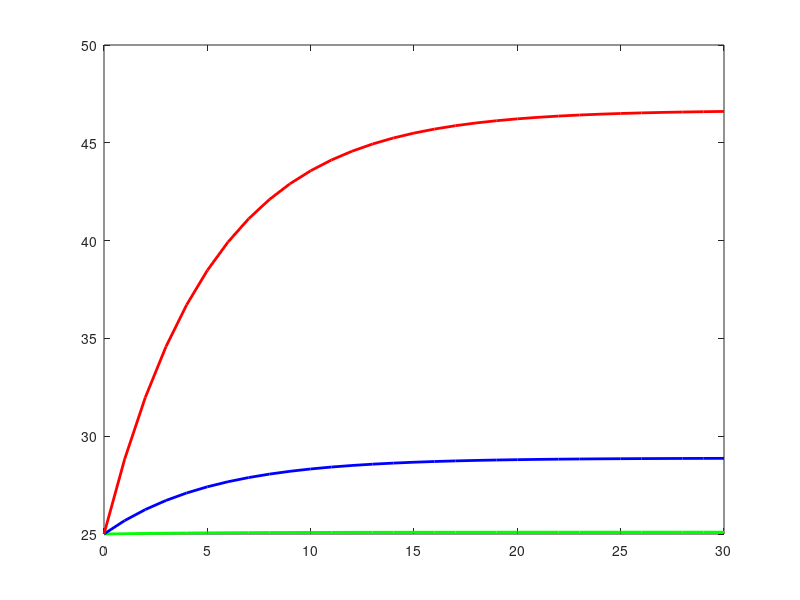

This figure's MATLAB source: (Note: this script raises an error after producing the figure.)

%% 1. Setup Parameters
Mass = 479;          % kg (Battery Mass)
Cp = 850;            % J/kg.K (Specific Heat Capacity)
R = 0.038;           % Ohms (Internal Resistance)
UA = 1200;           % Cooling Power (W/K)
T_amb = 25;          % Ambient Temp (deg C)

% Simulation Time (30 minutes)
time = 0:60:1800;    % Steps of 60 seconds

%% 2. Define Scenarios (Current & Cooling)
% Scenario 1: Highway Cruise (Steady 55 Amps)
I_cruise = 55;       
T_cool_cruise = 25;  % Passive Cooling (Ambient)

% Scenario 2: Supercharging (Avg 350 Amps)
I_charge = 350;      
T_cool_charge = 25;  % Active Cooling (Ambient)

% Scenario 3: Track Mode (RMS 1000 Amps)
I_track = 1000;      
T_cool_track = 15;   % Active CHILLER (Sub-ambient 15C)

%% 3. Calculate Heat Generation (Q = I^2 * R)
Q_cruise = I_cruise^2 * R;
Q_charge = I_charge^2 * R;
Q_track  = I_track^2  * R;

%% 4. Simulate Temperature Rise
T_cruise_plot = zeros(size(time)); 
T_charge_plot = zeros(size(time));
T_track_plot  = zeros(size(time));

% Set starting temps
T_cruise_plot(1) = T_amb;
T_charge_plot(1) = T_amb;
T_track_plot(1)  = T_amb;

for t = 2:length(time)
    % --- Cruise ---
    Q_removed = UA * (T_cruise_plot(t-1) - T_cool_cruise);
    T_cruise_plot(t) = T_cruise_plot(t-1) + (Q_cruise - Q_removed)*60 / (Mass*Cp);
    
    % --- Charge ---
    Q_removed = UA * (T_charge_plot(t-1) - T_cool_charge);
    T_charge_plot(t) = T_charge_plot(t-1) + (Q_charge - Q_removed)*60 / (Mass*Cp);
    
    % --- Track ---
    Q_removed = UA * (T_track_plot(t-1) - T_cool_track);
    T_track_plot(t) = T_track_plot(t-1) + (Q_track - Q_removed)*60 / (Mass*Cp);
end

%% 5. Plots and Output
figure('Color','w');
plot(time/60, T_cruise_plot, 'g-', 'LineWidth', 2); hold on;
plot(time/60, T_charge_plot, 'b-', 'LineWidth', 2);
plot(time/60, T_track_plot, 'r-', 'LineWidth', 2);
yline(55, 'k--', 'Safety Limit');

xlabel('Time (Minutes)');
ylabel('Battery Temp (°C)');
title('Model S Plaid: Thermal Response by Mode');
legend('Highway Cruise', 'Supercharging', 'Track Mode', 'Location', 'NorthWest');
grid on;

% PRINT RESULTS TABLE TO COMMAND WINDOW
fprintf('------------------------------------------------------------\n');
fprintf('| Scenario       | Current (A) | Heat Gen (kW) | Max Temp (C) |\n');
fprintf('|----------------|-------------|---------------|--------------|\n');
fprintf('| Highway Cruise | %4d A      | %5.2f kW      | %5.1f C      |\n', I_cruise, Q_cruise/1000, max(T_cruise_plot));
fprintf('| Supercharging  | %4d A      | %5.2f kW      | %5.1f C      |\n', I_charge, Q_charge/1000, max(T_charge_plot));
fprintf('| Track Mode     | %4d A      | %5.2f kW      | %5.1f C      |\n', I_track,  Q_track/1000,  max(T_track_plot));
fprintf('------------------------------------------------------------\n');